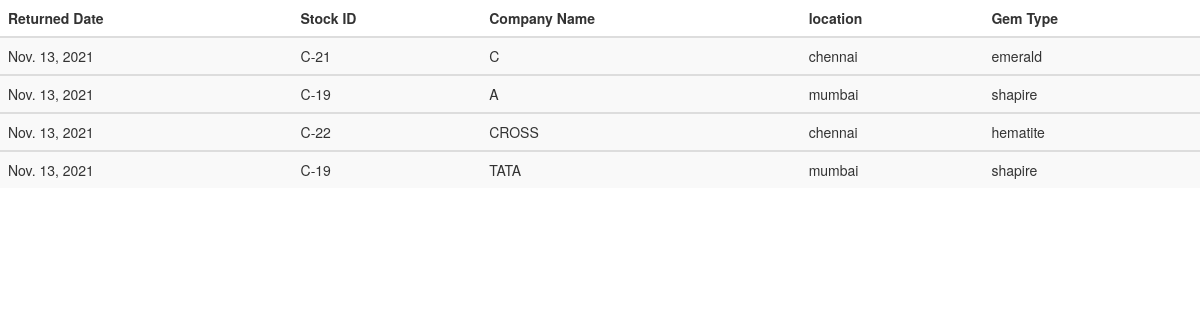
The page /displaysalesreturn_cs (signed in) on the database as committed earlier.
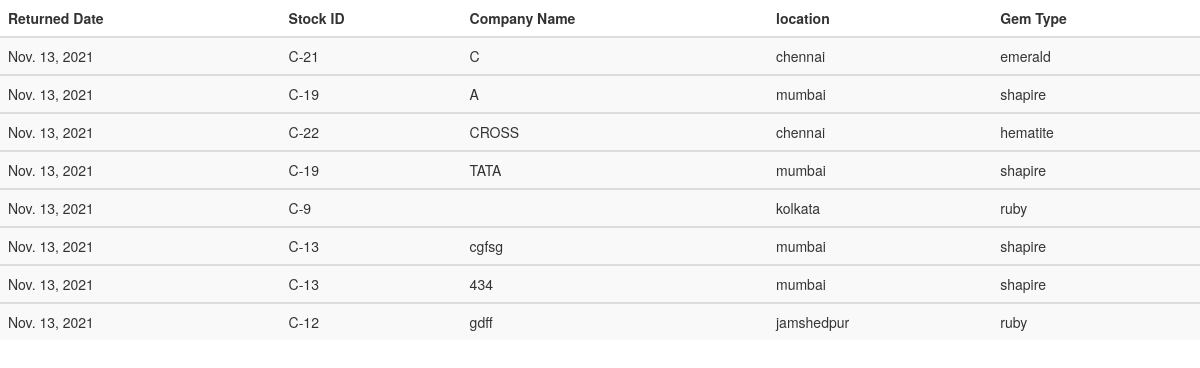
The same page on the database as committed later.
### firstapp/models.py (models this page shows)
class Salesreturn_cs(models.Model):
    date = models.DateField(auto_now_add=True)
    stockid = models.CharField(max_length=30)
    company_name = models.CharField(max_length=30)
    location = models.CharField(max_length=30)
    gem_type = models.CharField(max_length=30)
    weight = models.FloatField(null=True)
    tag_price_cs = models.FloatField(null=True)

### firstapp/views.py (the view)
# urls.py: path('displaysalesreturn_cs', views.displaysalesreturn_cs, name='displaysalesreturn_cs'),
@login_required
def displaysalesreturn_cs(request):
    ret_scs = Salesreturn_cs.objects.all()
    context = {
        "ret_scs": ret_scs,
    }
    return render(request, "salereturncolorstones.html", context=context)

### firstapp/templates/salereturncolorstones.html (shortened to what this page needs)
<!DOCTYPE html>
<html lang="en">
<head>
    <link rel="stylesheet" href="https://maxcdn.bootstrapcdn.com/bootstrap/3.4.1/css/bootstrap.min.css">
</head>
<body>
    <table class="table table-dark table-striped">
        <thead>
            <tr>
                <th scope="col">Returned Date</th>
                <th scope="col">Stock ID</th>
                <th scope="col">Company Name</th>
                <th scope="col">location</th>
                <th scope="col">Gem Type</th>
            </tr>
        </thead>
        {% for p in ret_scs %}
        <tbody>
            <tr>
                <td>{{p.date}}</td>
                <td>{{p.stockid}}</td>
                <td>{{p.company_name}}</td>
                <td>{{p.location}}</td>
                <td>{{p.gem_type}}</td>
            </tr>
        </tbody>
        {%endfor%}
    </table>
</body>
</html>

Rows that differ between the two databases and show on the page:
added Salesreturn_cs: date "Nov. 13, 2021", stockid "C-9", location "kolkata", gem_type "ruby"
added Salesreturn_cs: date "Nov. 13, 2021", stockid "C-13", company_name "cgfsg", location "mumbai", gem_type "shapire"
added Salesreturn_cs: date "Nov. 13, 2021", stockid "C-13", company_name "434", location "mumbai", gem_type "shapire"
added Salesreturn_cs: date "Nov. 13, 2021", stockid "C-12", company_name "gdff", location "jamshedpur", gem_type "ruby"
